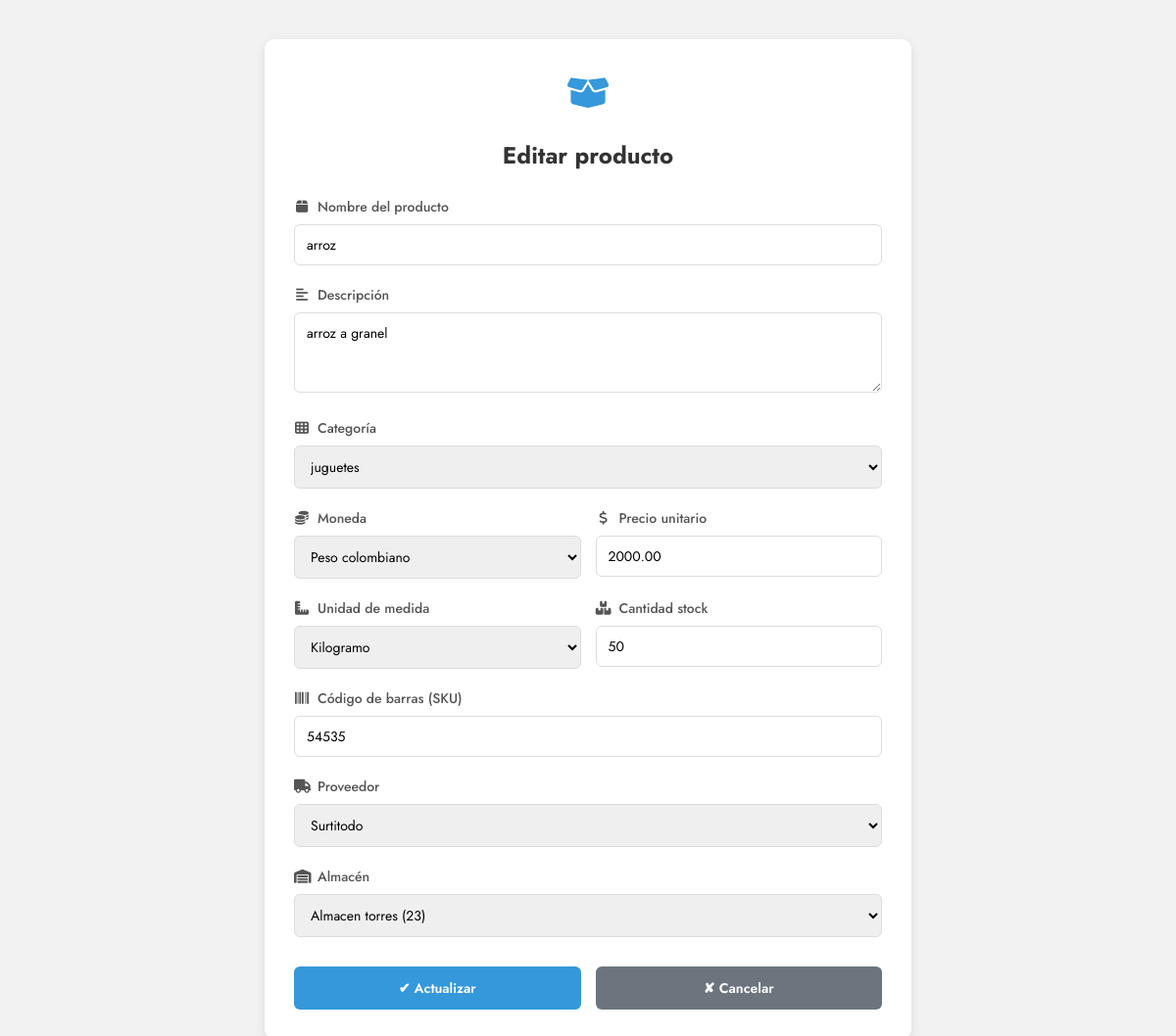
Before: /productos/editar/1/ (signed in) with the older database file.
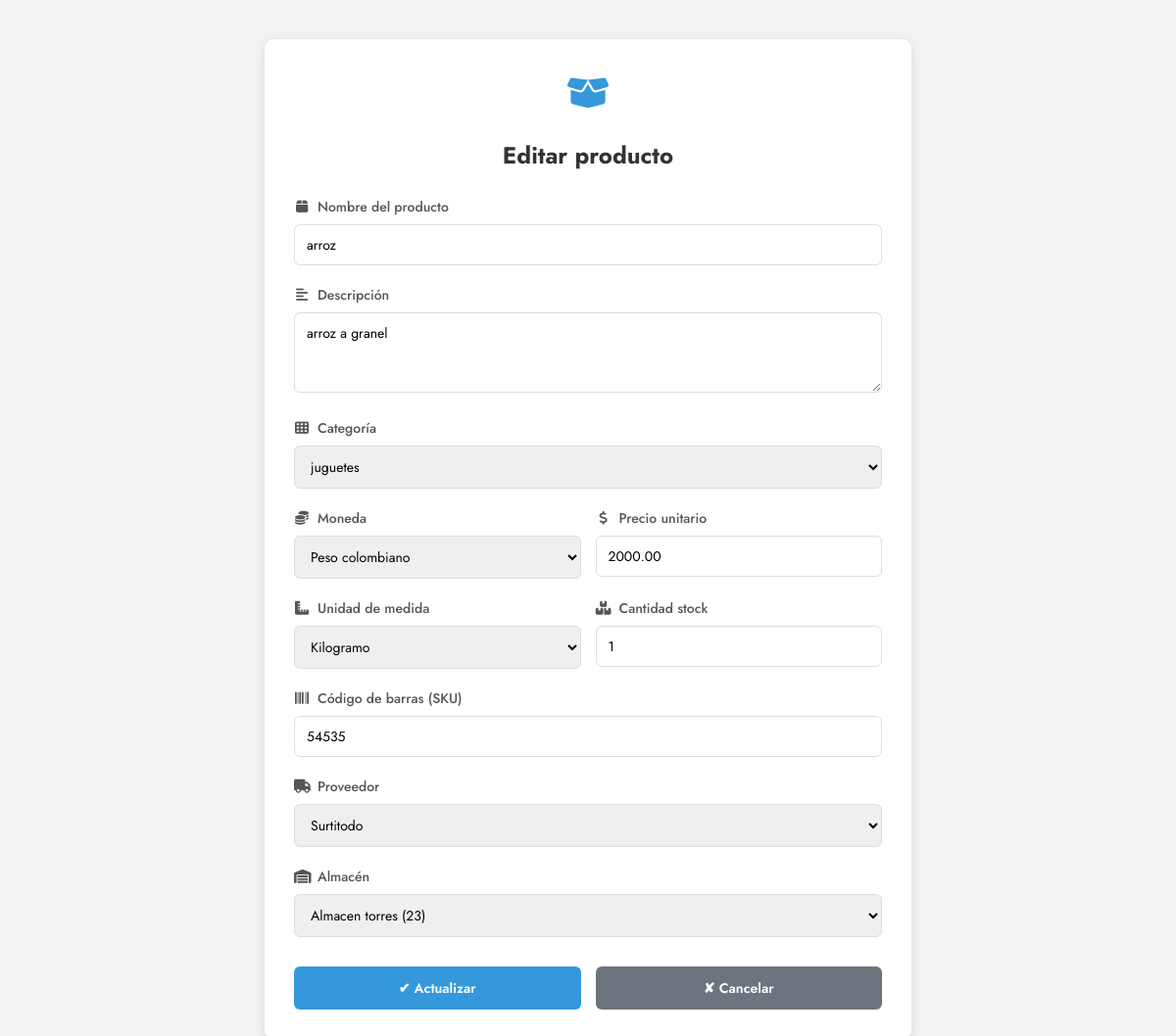
After: the same page with the newer database file.
### account/models.py (models this page shows, shortened)
class Producto(models.Model):
    UNIDAD_CHOICES = [
        ('kg', 'Kilogramo'),
        ('ml', 'Mililitro'),
        ('litro', 'Litro'),
        ('unidad', 'Unidad'),
    ]
    MONEDA_CHOICES = [
        ('COP', 'Peso colombiano'),
        ('USD', 'Dólar estadounidense'),
        ('EUR', 'Euro'),
    ]
    nombre = models.CharField(max_length=100)
    descripcion = models.TextField(blank=True, null=True)
    categoria = models.ForeignKey(Categoria, on_delete=models.SET_NULL, null=True, blank=True)
    precio_unitario = models.DecimalField(max_digits=10, decimal_places=2)
    moneda = models.CharField(max_length=3, choices=MONEDA_CHOICES, default='COP')
    cantidad = models.PositiveIntegerField(default=0)
    unidad = models.CharField(max_length=20, choices=UNIDAD_CHOICES, default='unidad')
    sku = models.CharField(max_length=100, unique=True)
    proveedor = models.ForeignKey(Proveedor, on_delete=models.SET_NULL, null=True, blank=True)
    almacen = models.ForeignKey(Almacen, on_delete=models.SET_NULL, null=True, blank=True)
    estado = models.BooleanField(default=True)
    fecha_creacion = models.DateTimeField(auto_now_add=True)
    fecha_modificacion = models.DateTimeField(auto_now=True)
    class Meta:
        verbose_name = 'Producto'
        verbose_name_plural = 'Productos'
        ordering = ['nombre']

### account/views.py (the view)
# urls.py: path('productos/editar/<int:pk>/', producto_editar, name='producto_editar'),
@login_required_custom
@role_required(module='productos', action='actualizar')
def producto_editar(request, pk):
    producto = get_object_or_404(Producto, pk=pk)
    if request.method == 'POST':
        form = ProductoForm(request.POST, instance=producto)
        if form.is_valid():
            producto = form.save(commit=False)
            producto.estado = True  # ← FUERZA ACTIVO AL EDITAR (evita cambios accidentales)
            producto.save()
            messages.success(request, 'Producto actualizado exitosamente.')
            return redirect('productos_listar')
        else:
            messages.error(request, 'Error al actualizar el producto. Por favor, revisa los datos.')
    else:
        form = ProductoForm(instance=producto)
    categorias = Categoria.objects.filter(estado=True)
    proveedores = Proveedor.objects.filter(estado=True)
    almacenes = Almacen.objects.filter(estado=True)
    monedas = Producto.MONEDA_CHOICES
    return render(request, 'account/producto_form.html', {
        'form': form,
        'producto': producto,
        'categorias': categorias,
        'proveedores': proveedores,
        'almacenes': almacenes,
        'monedas': monedas,
        'titulo': 'Editar Producto',
        'editar': True
    })

### account/models.py (called while the page is built)
    def __str__(self):
        return self.nombre

    def __str__(self):
        return self.nombre

    def __str__(self):
        return f"{self.nombre} ({self.numero if self.numero else 'N/A'})"

### account/templates/account/producto_form.html (shortened to what this page needs)
{% load static %}
<!DOCTYPE html>
<html lang="es">
<head>
    <link rel="stylesheet" href="{% static 'account/css/productos.css' %}">
    <link rel="stylesheet" href="https://cdnjs.cloudflare.com/ajax/libs/font-awesome/6.5.0/css/all.min.css">
</head>
<body class="form-centered">
<div class="card">
    <div class="icono-titulo">
        <i class="fas fa-box-open"></i>
    </div>
    <h2>{% if editar %}Editar{% else %}Nuevo{% endif %} producto</h2>
    <form method="post">
        <div class="form-group">
            <label for="{{ form.nombre.id_for_label }}"><i class="fas fa-box"></i> Nombre del producto</label>
            {{ form.nombre }}
        </div>
        <div class="form-group">
            <label for="{{ form.descripcion.id_for_label }}"><i class="fas fa-align-left"></i> Descripción</label>
            {{ form.descripcion }}
        </div>
        <div class="form-group">
            <label for="{{ form.categoria.id_for_label }}"><i class="fas fa-th"></i> Categoría</label>
            {{ form.categoria }}
        </div>
        <div class="row">
            <div class="form-group">
                <label for="{{ form.moneda.id_for_label }}"><i class="fas fa-coins"></i> Moneda</label>
                {{ form.moneda }}
            </div>
            <div class="form-group">
                <label for="{{ form.precio_unitario.id_for_label }}"><i class="fas fa-dollar-sign"></i> Precio unitario</label>
                {{ form.precio_unitario }}
            </div>
        </div>
        <div class="row">
            <div class="form-group">
                <label for="{{ form.unidad.id_for_label }}"><i class="fas fa-ruler-combined"></i> Unidad de medida</label>
                {{ form.unidad }}
            </div>
            <div class="form-group">
                <label for="{{ form.cantidad.id_for_label }}"><i class="fas fa-boxes"></i> Cantidad stock</label>
                {{ form.cantidad }}
            </div>
        </div>
        <div class="form-group">
            <label for="{{ form.sku.id_for_label }}"><i class="fas fa-barcode"></i> Código de barras (SKU)</label>
            {{ form.sku }}
        </div>
        <div class="form-group">
            <label for="{{ form.proveedor.id_for_label }}"><i class="fas fa-truck"></i> Proveedor</label>
            {{ form.proveedor }}
        </div>
        <div class="form-group">
            <label for="{{ form.almacen.id_for_label }}"><i class="fas fa-warehouse"></i> Almacén</label>
            {{ form.almacen }}
        </div>
        <div class="botones">
            <button class="guardar" type="submit">
                {% if editar %}✔ Actualizar{% else %}✔ Guardar{% endif %}
            </button>
            <a href="{% url 'productos_listar' %}" class="cancelar">✘ Cancelar</a>
        </div>
    </form>
</div>
</body>
</html>

Changed rows visible on the page:
changed Producto "arroz": cantidad "50" → "1"
